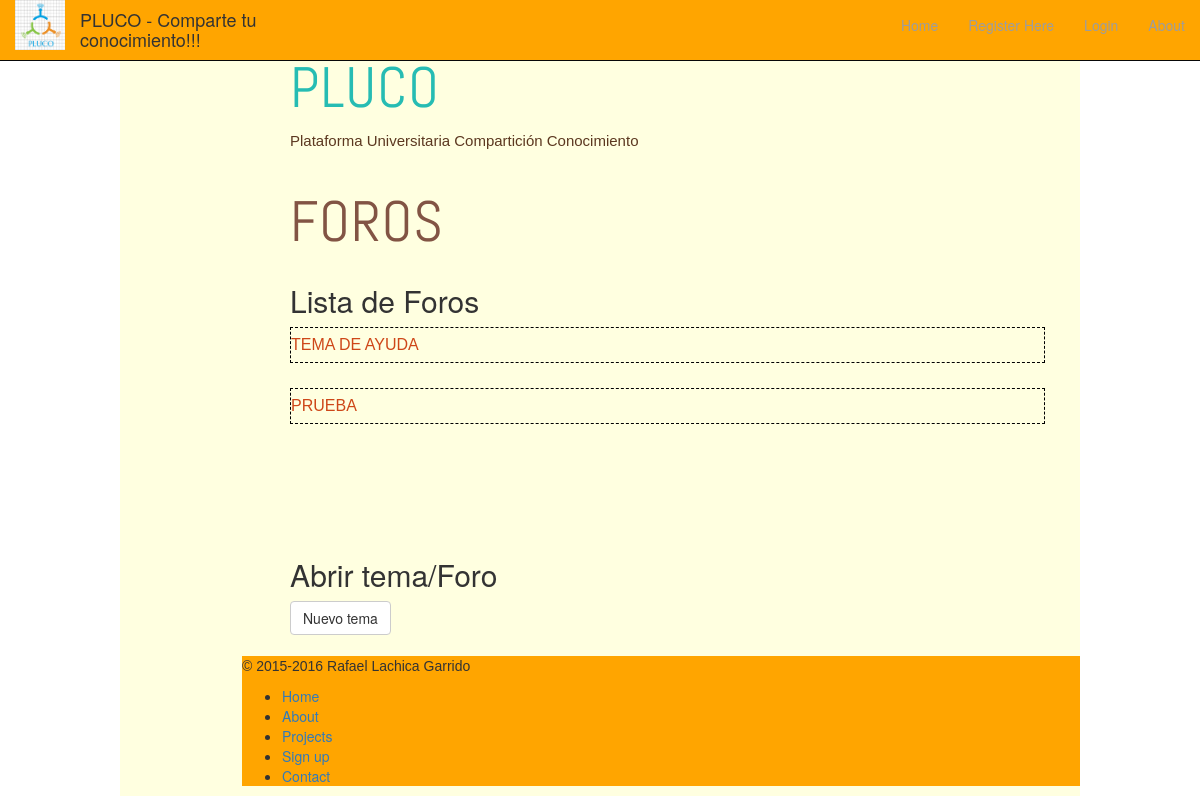
Page /foros/ on the earlier database version.
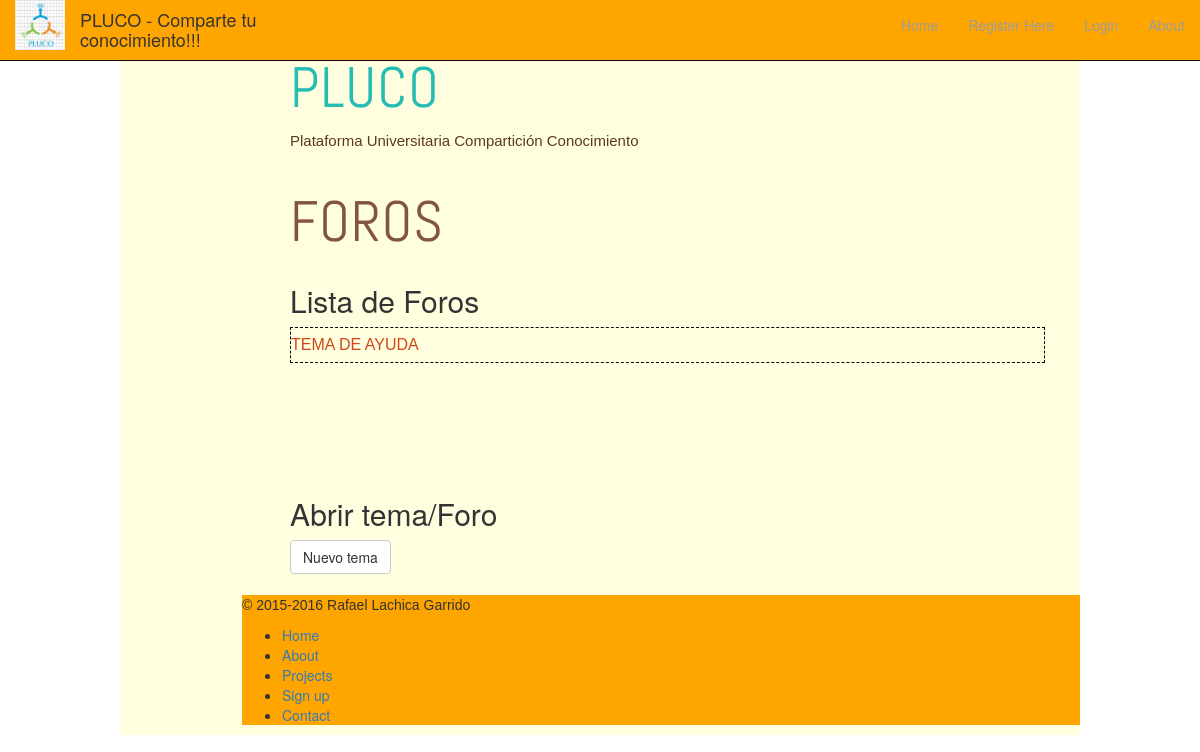
Same page on the later database version.
### plucoApp/models.py (models this page shows, shortened)
class Forum(models.Model):
      title = models.CharField(max_length=128,unique=True)
      theme = models.CharField(max_length=50,unique=True)
      asignature = models.CharField(max_length=25,unique=True)

### foros/views.py (the view)
# urls.py: url(r'foros', views.showForums, name='comment'),
def showForums(request):
    com = Forum.objects.all()
    context = {'forum': com}
    return render(request,'foros.html',context)

### templates/foros.html (shortened to what this page needs)
{% extends "index.html" %}
{% load static %}
{% block cabeceraTitulo %}
<div>
  <h3><span class="beauty">PLUCO</span></h3>
  <p style="float: left;margin-right: 400px;margin-top: 20px">
    Plataforma Universitaria Compartición Conocimiento
  </p>
</div>
{% endblock %}
{% block articuloPrincipal %}
<div>
  <h3>Foros</h3>
  <br><br><br>
  <h2>Lista de Foros</h2>
  {% if forum %}
            {% for f in forum %}
             <ul style="border: 1px dashed black;margin-top: 10px;">
                 <li style="float: left;margin-right: 250px;margin-top: 5px;margin-bottom: 5px"><a href="/foros/theme/{{ f.theme }}">{{ f.title }}</a></li>
             </ul>
             {% endfor %}
  {% endif %}
</div>
{% endblock %}
{% block extra %}
<div style="margin-top: 5%">
<h2>Abrir tema/Foro</h2>
      <form method="POST" class="post-form">{% csrf_token %}
          <button type="submit" class="save btn btn-default">Nuevo tema</button>
      </form>
</div>
{% endblock %}

Differences in the rows shown:
removed Forum: title "PRUEBA"
